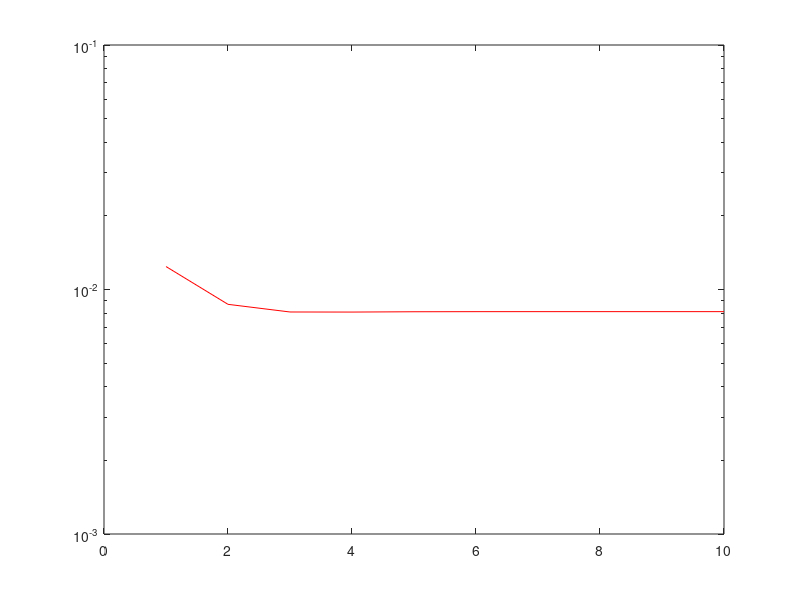

This chart was generated by the following MATLAB code:
%This program calculates the relative error against variable L
clc;
clear all;
format long;
z1=2.627414291213963e+1;
z2= 3.239828844061399e+0;
z3= 1.446462700182916e+0;
z4= 1.039566130751374e+0;
L=1:1:10;       
N=15;
mu=1; 
kappa=1;
alpha=1;
Es_No_dB=0:10:30;
for t=1:4
ys(t)=10^(Es_No_dB(t)/10);%gamma bar
end
for t=1:10
%Calculation of Proposed Simpified Approximated SEP of BPSK    
I1(t)=0;
I2(t)=0;
I3(t)=0;
I4(t)=0;
for j=1:L(t)
for n=1:N
    I1(t)=I1(t)+alpha*mu^(mu+2*(j-1))*kappa^(j-1)*(1+kappa)^(mu+j-1)*1/gamma(mu+j-1)*1/factorial(j-1)*exp(-kappa*mu)*(-1)^(n-1)*mu^(n-1)*(1+kappa)^(n-1)*1/factorial(n-1)*(1/ys(1))^((n-1)*alpha/2+alpha/2*(mu+j-1))*(1/z1)^((n-1)*alpha/2+alpha/2*(mu+j-1))*gamma((n-1)*alpha/2+alpha/2*(mu+j-1));
    I2(t)=I2(t)+alpha*mu^(mu+2*(j-1))*kappa^(j-1)*(1+kappa)^(mu+j-1)*1/gamma(mu+j-1)*1/factorial(j-1)*exp(-kappa*mu)*(-1)^(n-1)*mu^(n-1)*(1+kappa)^(n-1)*1/factorial(n-1)*(1/ys(1))^((n-1)*alpha/2+alpha/2*(mu+j-1))*(1/z2)^((n-1)*alpha/2+alpha/2*(mu+j-1))*gamma((n-1)*alpha/2+alpha/2*(mu+j-1));
    I3(t)=I3(t)+alpha*mu^(mu+2*(j-1))*kappa^(j-1)*(1+kappa)^(mu+j-1)*1/gamma(mu+j-1)*1/factorial(j-1)*exp(-kappa*mu)*(-1)^(n-1)*mu^(n-1)*(1+kappa)^(n-1)*1/factorial(n-1)*(1/ys(1))^((n-1)*alpha/2+alpha/2*(mu+j-1))*(1/z3)^((n-1)*alpha/2+alpha/2*(mu+j-1))*gamma((n-1)*alpha/2+alpha/2*(mu+j-1));
    I4(t)=I4(t)+alpha*mu^(mu+2*(j-1))*kappa^(j-1)*(1+kappa)^(mu+j-1)*1/gamma(mu+j-1)*1/factorial(j-1)*exp(-kappa*mu)*(-1)^(n-1)*mu^(n-1)*(1+kappa)^(n-1)*1/factorial(n-1)*(1/ys(1))^((n-1)*alpha/2+alpha/2*(mu+j-1))*(1/z4)^((n-1)*alpha/2+alpha/2*(mu+j-1))*gamma((n-1)*alpha/2+alpha/2*(mu+j-1));
end
end
I(t)=1/16*(I1(t)+I2(t)+I3(t)+I4(t));    

%Calculation of Exact SEP of BPSK
SEP_exact(t)=0;
for j=1:L(t)
const=alpha.*mu.^(mu+2.*(j-1)).*kappa.^(j-1).*(kappa+1).^(mu+j-1).*1./2.*1./(gamma(mu+j-1)).*1./factorial(j-1).*exp(-kappa.*mu).*(1./ys(1)).^(alpha./2.*(mu+j-1));
fun = @(x)0.5.*const.*erfc(sqrt(x)).*x.^(alpha./2.*(mu+j-1)-1).*exp(-mu.*(1+kappa).*x.^(alpha./2).*(1./ys(1)).^(alpha./2));
SEP_exact(t)=SEP_exact(t)+integral(fun,0,Inf);
end
RE(t)=abs(SEP_exact(t)-I(t))/SEP_exact(t);
end
y=semilogy(L,RE,'-r' );
hold on;
